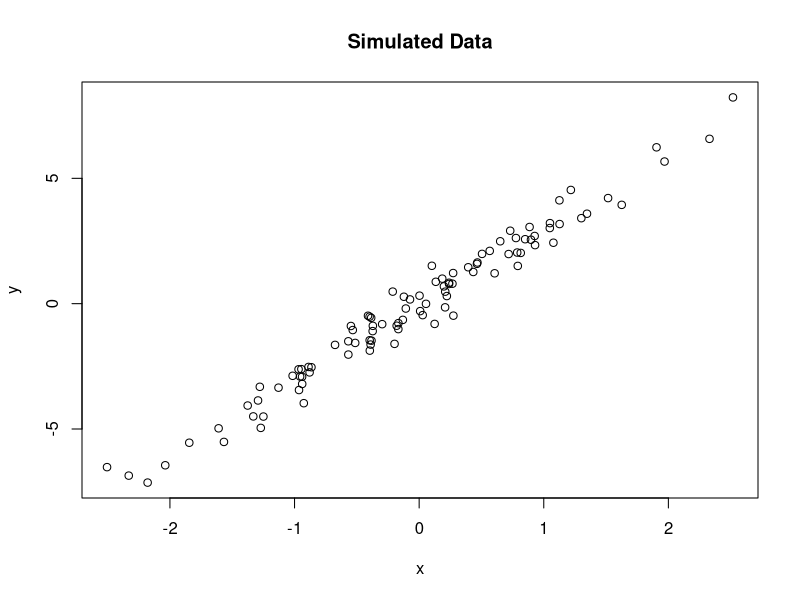

Source code (R):
# Simulate and plot data
# Jeff Oliver
# jcoliver@arizona.edu
# 2021-03-23

# Simulate data from normal distribution
x <- rnorm(n = 100)
y <- 3 * x + rnorm(n = 100, sd = 0.5)

# Plot simulated data
plot(x = x, y = y, main = "Simulated Data")
